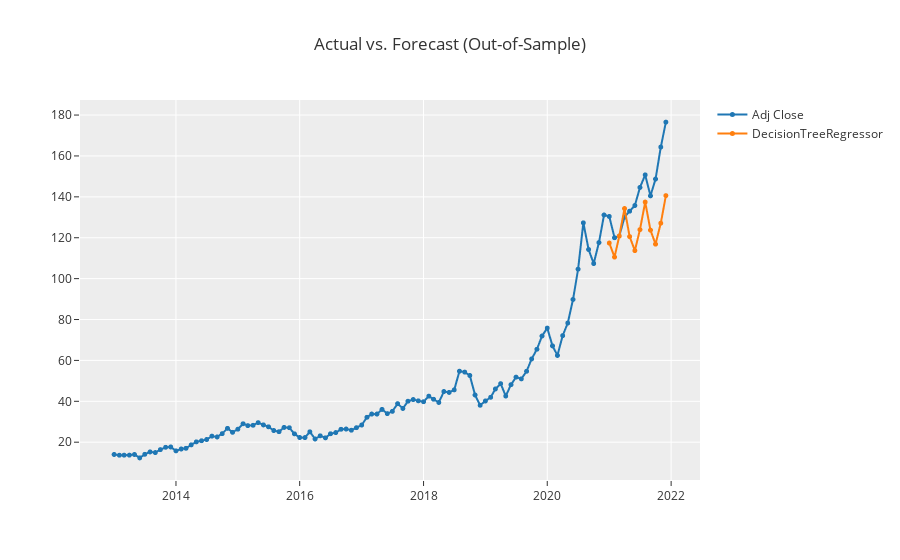
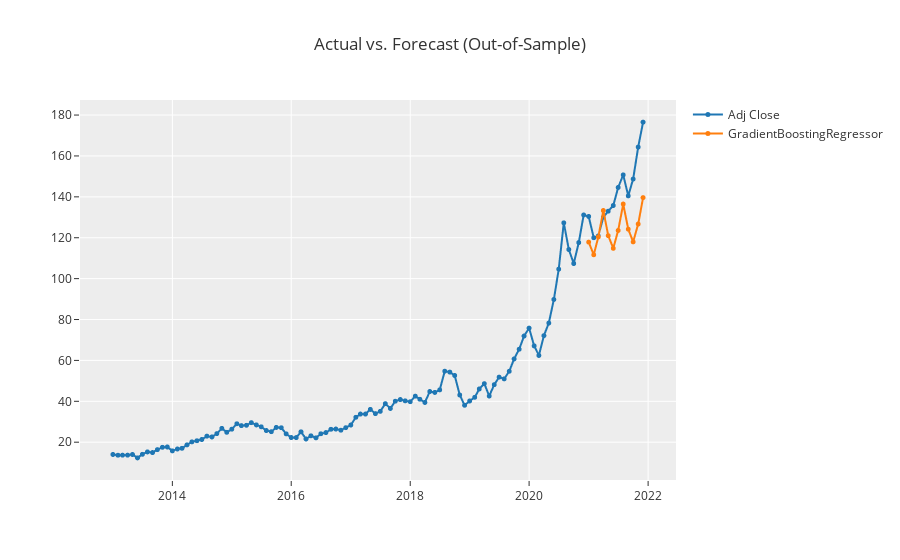
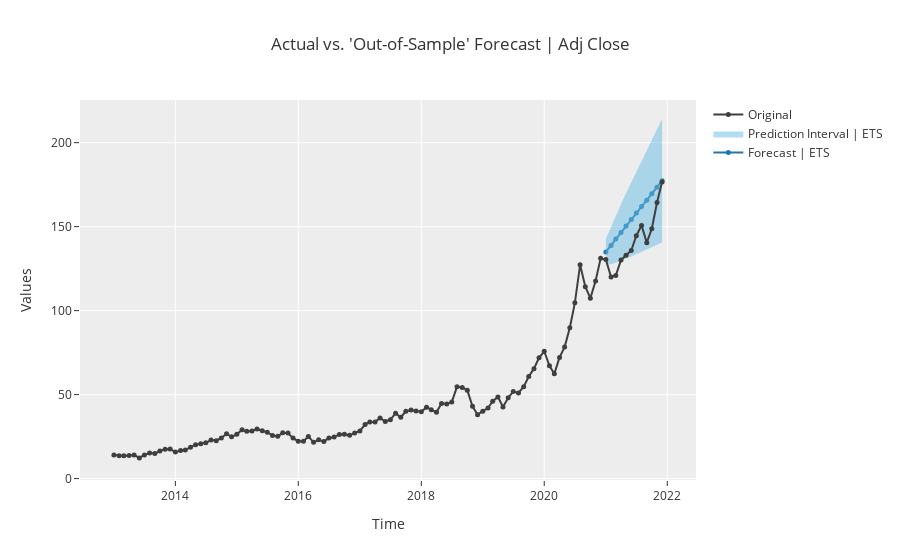

Write notebook code for charts like these, in order.
### Code cell
for model in top3:
    exp.plot_model(model)
